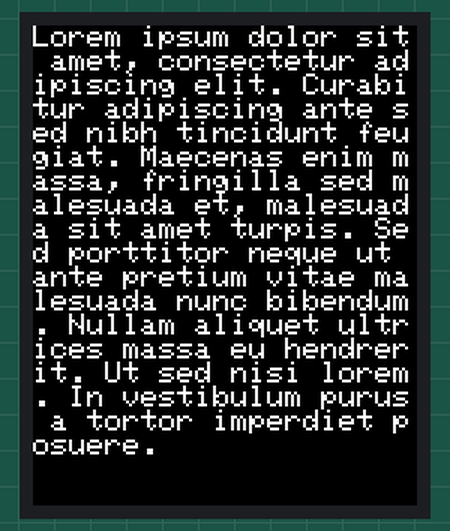
A sketch run on a simulated Arduino Uno, built with avr-gcc and run on an emulated ATmega328P. Parts: 128×160 colour display. What the sketch prints to the serial monitor is not drawn.

Above: at 0.8 s.
At 9.6 s:
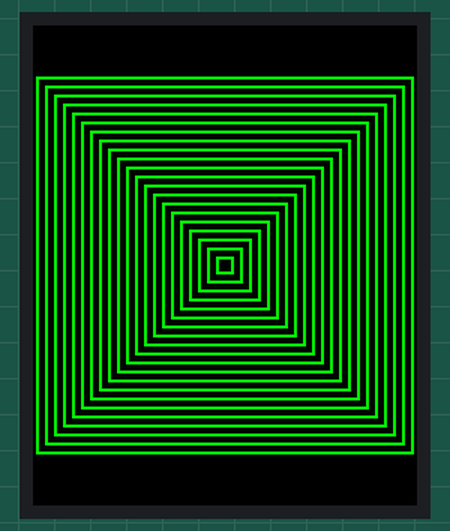
At 13.8 s:
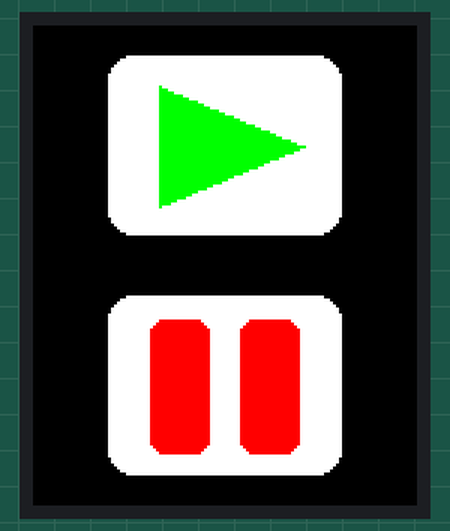
At 17.4 s:
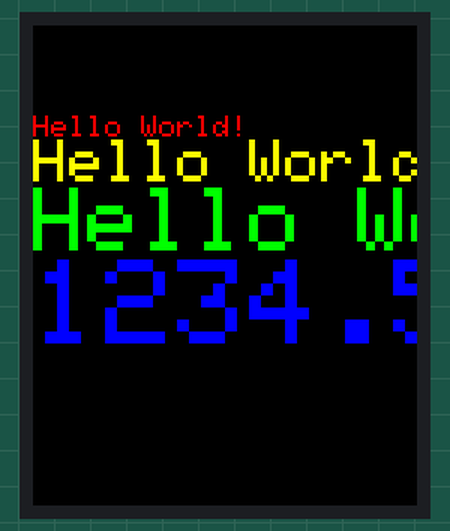
At 25.9 s:
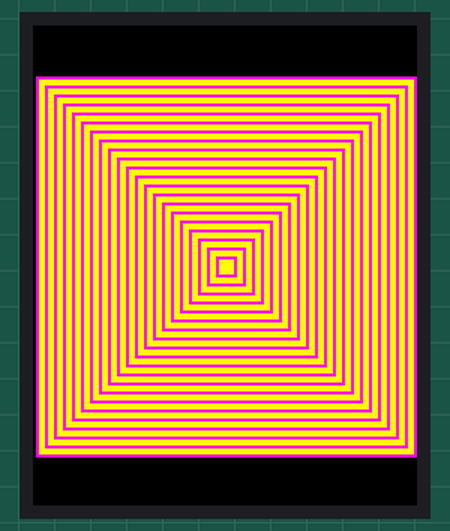
At 34.6 s:
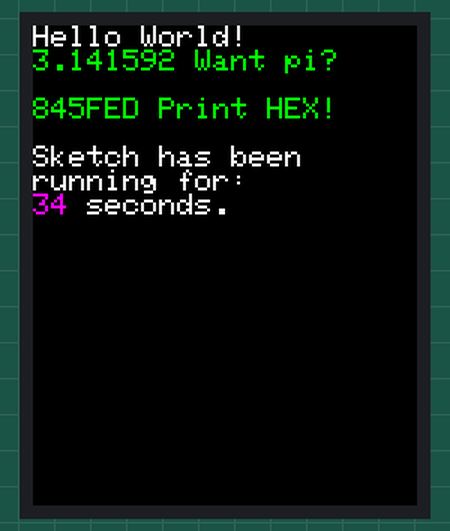

The sketch:

User_device.ino
```cpp
// (licence header left out)
#include "Definitions.h"
#include "GUI.h"

void setup() {
  // Initialize Serial
  Serial.begin( 9600 );

  // Initialize GUI
  gui_setup();
}

void loop() {
  // Draw GUI
  gui_draw( );

  delay( 500 );
}
```

Definitions.h
```cpp
// (licence header left out)
#include <Adafruit_GFX.h>    // Core graphics library
#include <Adafruit_ST7735.h> // Hardware-specific library for ST7735
#include <Adafruit_ST7789.h> // Hardware-specific library for ST7789
#include <SPI.h>

/**
 * D1 Mini pinout
 */
#define GP_16    16
#define GP_5     5
#define GP_4     4
#define GP_0     0
#define GP_2     2
#define GP_14    14
#define GP_12    12
#define GP_13    13
#define GP_15    15

/**
 * ESP 12-F pinout
 */
#define D0  16
#define D1  5
#define D2  4
#define D3  0
#define D4  2
#define D5  14
#define D6  12
#define D7  13
#define D8  15

/**
 * ESP-NOW definitions
 */
#define WIFI_CHANNEL    1
```

Measured:
- what the display in image 0 shows lasts 1.1 s, from 0.7 s to 1.8 s
- what the display in image 1 shows lasts 0.6 s, from 9.6 s to 10.2 s
- what the display in image 2 shows lasts 2.0 s, from 13.8 s to 15.8 s
- what the display in image 3 shows lasts 1.5 s, from 17.4 s to 18.9 s
